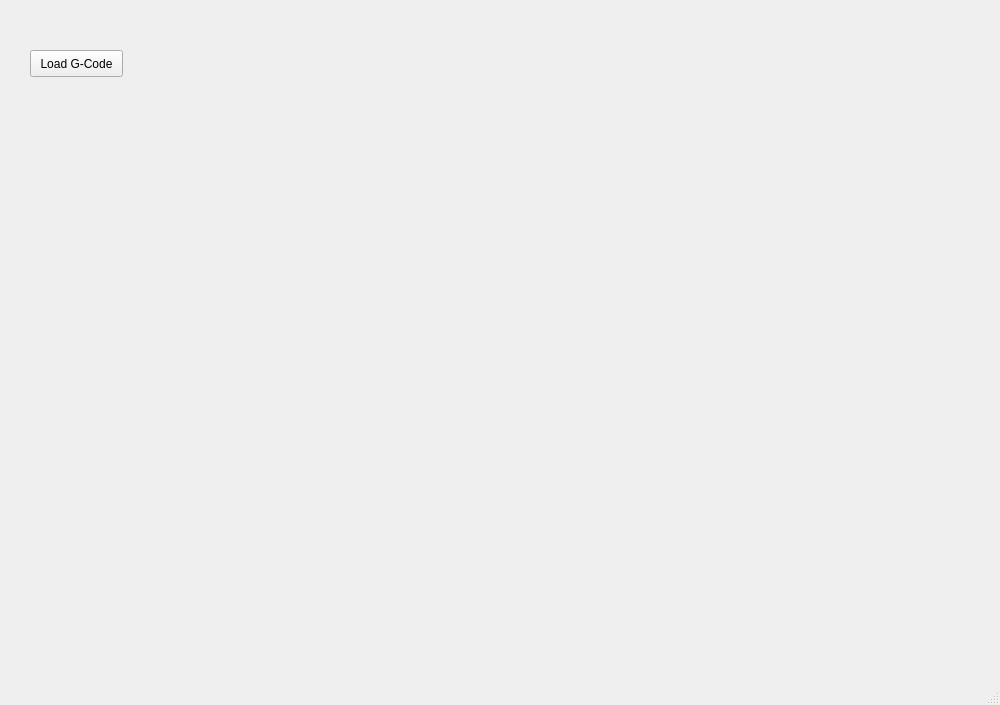
<?xml version="1.0" encoding="UTF-8"?>
<ui version="4.0">
 <class>QtOpenGLClass</class>
 <widget class="QMainWindow" name="QtOpenGLClass">
  <property name="geometry">
   <rect>
    <x>0</x>
    <y>0</y>
    <width>1000</width>
    <height>705</height>
   </rect>
  </property>
  <property name="windowTitle">
   <string>MainWindow</string>
  </property>
  <widget class="QWidget" name="centralwidget">
   <widget class="QPushButton" name="btLoadGCode">
    <property name="geometry">
     <rect>
      <x>30</x>
      <y>50</y>
      <width>93</width>
      <height>27</height>
     </rect>
    </property>
    <property name="text">
     <string>Load G-Code</string>
    </property>
   </widget>
  </widget>
  <widget class="QMenuBar" name="menubar">
   <property name="geometry">
    <rect>
     <x>0</x>
     <y>0</y>
     <width>1000</width>
     <height>24</height>
    </rect>
   </property>
  </widget>
  <widget class="QStatusBar" name="statusbar"/>
 </widget>
 <resources/>
 <connections>
  <connection>
   <sender>btLoadGCode</sender>
   <signal>clicked()</signal>
   <receiver>QtOpenGLClass</receiver>
   <slot>onBtLoadGCode()</slot>
   <hints>
    <hint type="sourcelabel">
     <x>76</x>
     <y>86</y>
    </hint>
    <hint type="destinationlabel">
     <x>499</x>
     <y>352</y>
    </hint>
   </hints>
  </connection>
 </connections>
 <slots>
  <slot>onBtLoadGCode()</slot>
 </slots>
</ui>
